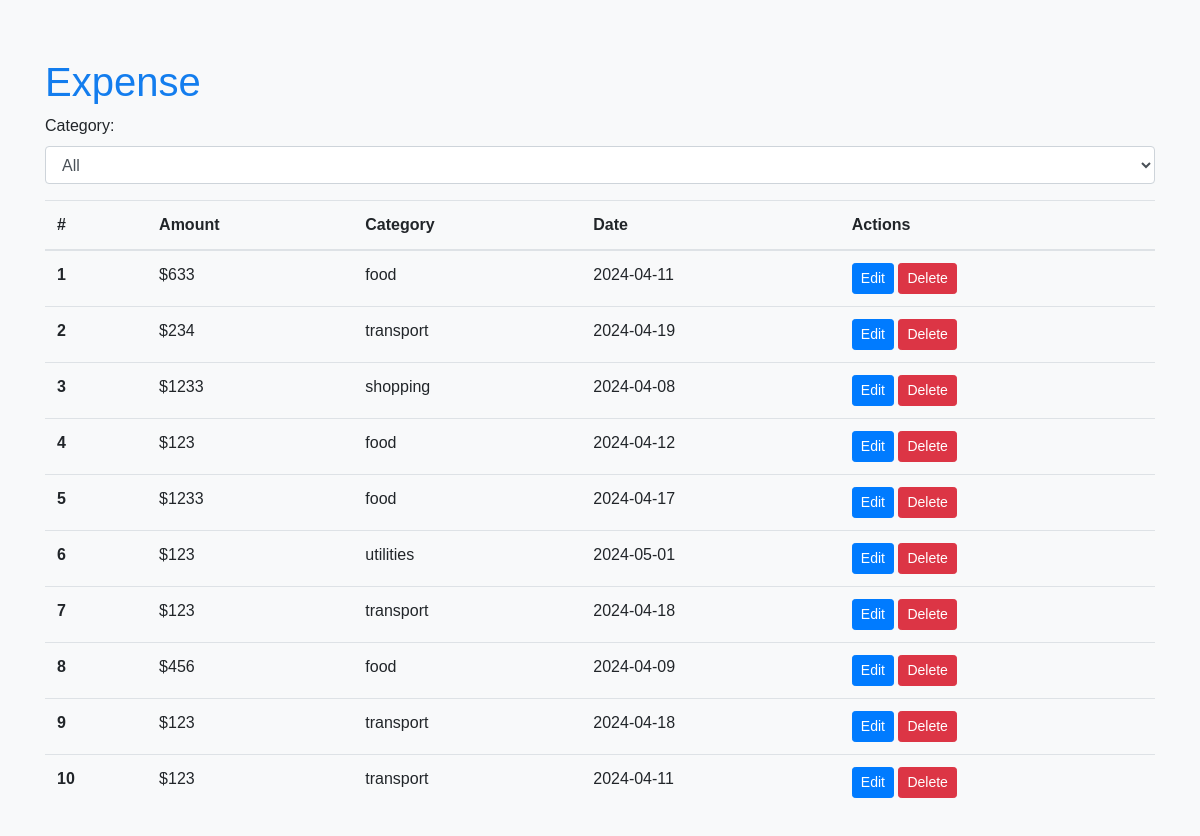
Page /viewexpense (signed in) on the earlier database version.
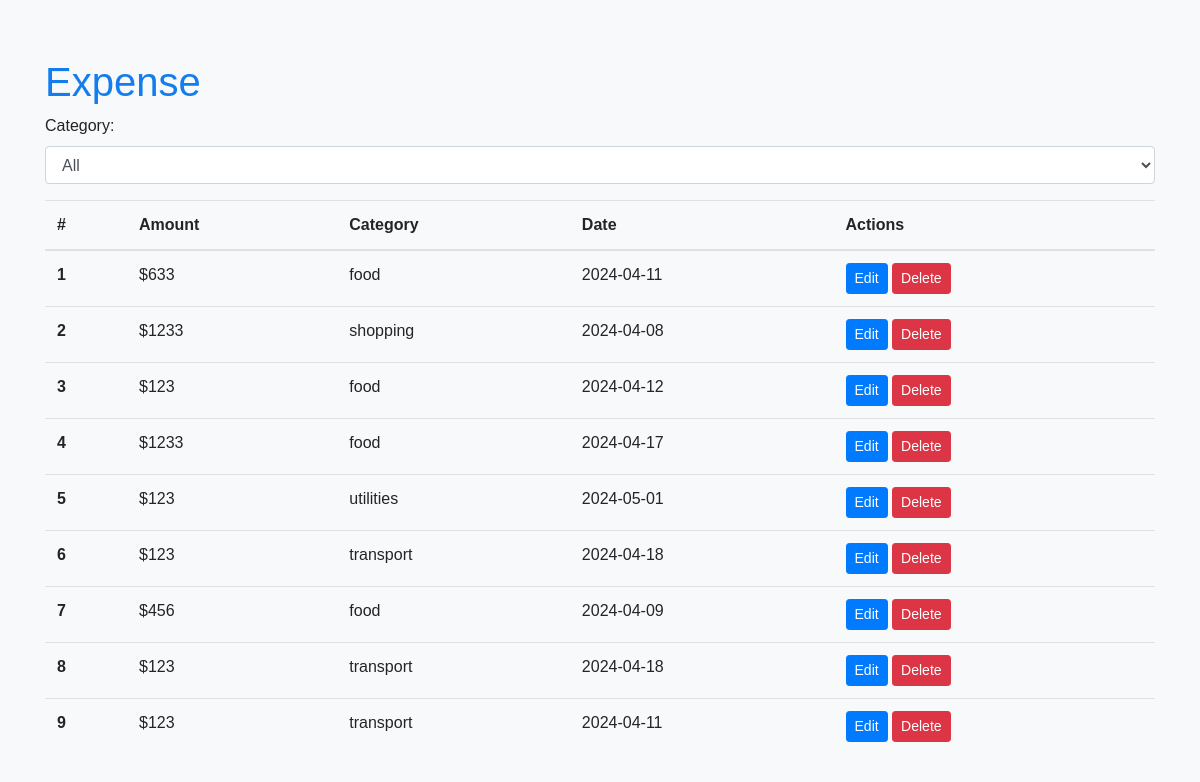
Same page on the later database version.
### tables this page shows
CREATE TABLE expense
                 (id INTEGER PRIMARY KEY AUTOINCREMENT, 
                 userid INTEGER,
                 amount DECIMAL(10, 2) NOT NULL,
                 category VARCHAR(50) NOT NULL,
                 description TEXT,
                 date DATE NOT NULL,
                 created_at TIMESTAMP DEFAULT CURRENT_TIMESTAMP);

### app.py (the view)
@app.route('/viewexpense')
def show_expenses():
    expenses = fetch_actual_expenses()
    conn = sqlite3.connect('expense_tracker.db')
    conn.row_factory = sqlite3.Row
    cur = conn.cursor()
    cur.execute("SELECT DISTINCT category FROM expense")
    categories = [row['category'] for row in cur.fetchall()]
    return render_template('viewexpense.html', expenses=expenses,categories=categories)

### app.py (called while the page is built)
def fetch_actual_expenses():
    conn = sqlite3.connect('expense_tracker.db')
    cur = conn.cursor()
    cur.execute("SELECT  id,amount, category, date FROM expense WHERE userid = ?", (session['userid'],))
    expenses = cur.fetchall()
    conn.close()
    return expenses

### templates/viewexpense.html (shortened to what this page needs)
<!DOCTYPE html>
<html lang="en">
<head>
    <link rel="stylesheet" href="https://stackpath.bootstrapcdn.com/bootstrap/4.5.2/css/bootstrap.min.css">
</head>
<body>
    <div class="container mt-5">
        <h1 style="color: #137dee;">Expense</h1>
        <div class="filter-container mb-3">
            <label for="categoryFilter">Category:</label>
            <select id="categoryFilter" class="form-control">
                <option value="">All</option>
            </select>
        </div>
        <div class="row">
            <div class="col">
                <table class="table">
                    <thead>
                        <tr>
                            <th scope="col">#</th>
                            <th scope="col">Amount</th>
                            <th scope="col">Category</th>
                            <th scope="col">Date</th>
                            <th scope="col">Actions</th>
                        </tr>
                    </thead>
                    <tbody>
                        {% for expense in expenses %}
                    <tr>
                        <th scope="row">{{ loop.index }}</th>
                        <td>${{ expense[1] }}</td>
                        <td>{{ expense[2] }}</td>
                        <td>{{ expense[3] }}</td>
                        <td>
                            <a href="#" class="btn btn-sm btn-primary" onclick="loadPage('/edit/{{ expense[0] }}')">Edit</a>
                            <form action="#" method="post" style="display: inline;" onclick="loadPage('/delete/{{ expense[0]}}')" onsubmit="return confirm('Are you sure you want to delete this expense?');">
                                <input type="submit" value="Delete" class="btn btn-sm btn-danger">
                            </form>
                        </td>
                    </tr>
                          {% endfor %}
                    </tbody>
                </table>
            </div>
        </div>
    </div>
</body>
</html>

Differences in the rows shown:
removed expense: amount "234", category "transport", date "2024-04-19"
